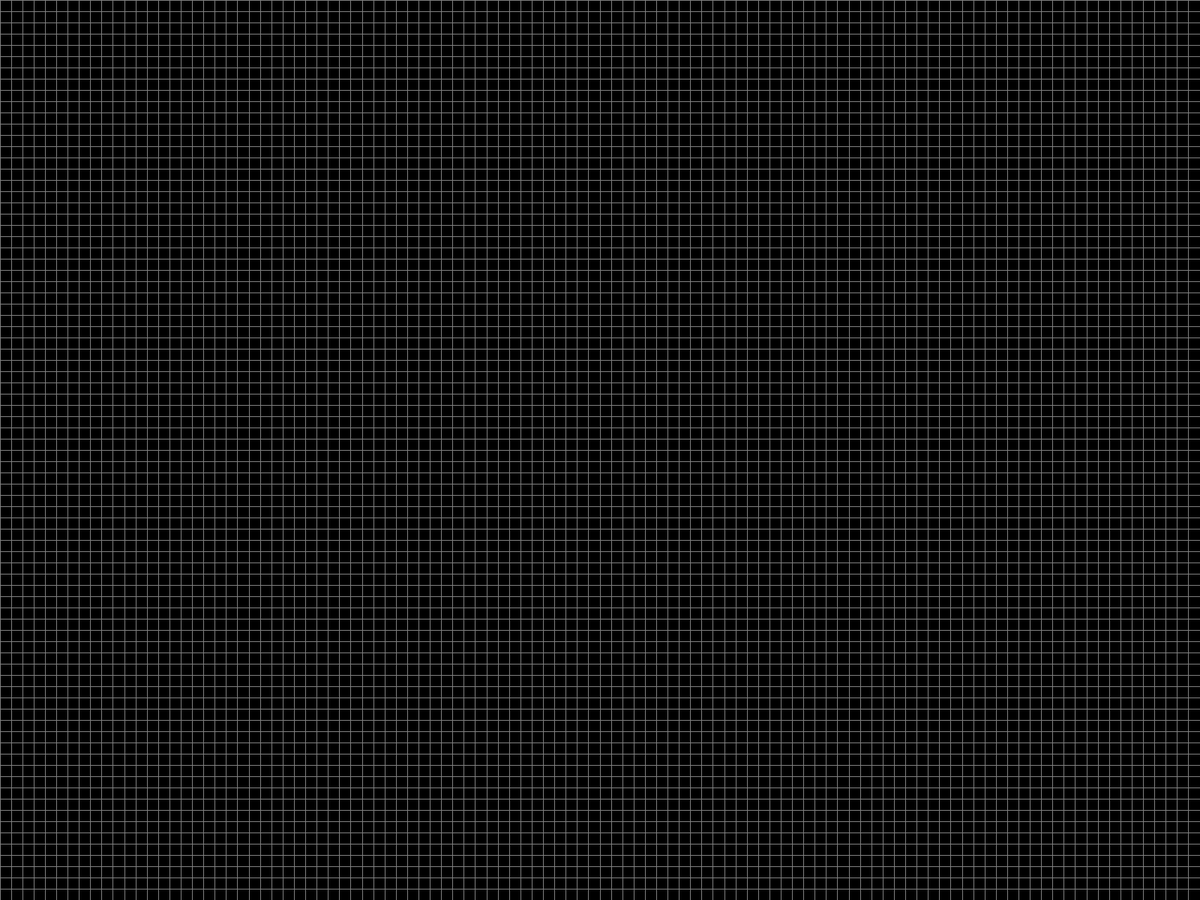
Frame 1 (no input)
Frame 60 (the mouse pressed at the canvas centre just before this capture): identical to frame 1, image omitted
Frame 120 (the mouse held since frame 60 and released just before this capture): identical to frame 1, image omitted

The Processing sketch that drew this single still picture (run headless with seeded random() and noise(); from frame 60 on, the mouse is pressed at the canvas centre):

// Processing sketch: GameOfLife
// ── GameOfLife.pde
boolean [][] cells;
PVector MM = new PVector(0, 0), size = new PVector(0, 0), current = new PVector(-1, -1), pos = new PVector(-1, -1); 
boolean playing = false;
int zoom = 15;
boolean clicked = false;
float lastT = millis(), speed = 60;

void setup(){
  //size(1500, 900);
  fullScreen();
  stroke(255/2);
  preDisplay();
  
}



void draw(){
  println("frame rate:  ", frameRate);
  println("speed:  ", speed);
  if(playing && millis() >= (lastT + (1000/speed))){
    compute();
    lastT = millis();
  }
  checkMouse();
  display();
  
  if(keyPressed){
    if(key == ' ' && !clicked){
      playing = !playing;
      clicked = true;
    }else if(key == 'm' || key == 'M'){
      randomise();
    }else if (key == 'c' || key == 'C'){
      for(int x = 0; x < size.x; x++){
        for(int y = 0; y < size.y; y++){
          cells[x][y] = false;
        }
      }
    }else if(keyCode == UP && speed < 256){
      speed += 0.1;
    }else if(keyCode == DOWN && speed > 1){
      speed -= 0.1;
    }
  }else{
    clicked = false;
  }
}

void compute(){
  boolean [][] newCells = new boolean[int(size.x)][int(size.y)];
  for(int x = 0; x < size.x; x ++){
    for(int y = 0; y < size.y; y ++){
      int nei = countN(x, y);
      if(nei == 3){
        newCells[x][y] = true;
      }else if(nei == 4 && cells[x][y]){
        newCells[x][y] = true;
      }else{
        newCells[x][y] = false;
      }
    }
  }
  cells = newCells;
}

int countN(int xpos, int ypos){
  int counter = 0;
  for(int x = -1; x <= 1; x ++){
    for(int y = -1; y <= 1; y++){
      if(xpos+x >= 0 && xpos+x < size.x && ypos+y >= 0 && ypos+y < size.y){
        if(cells[xpos + x][ypos + y]){
          counter ++;
        }
      }
    }
  }
  return counter;
}

void randomise(){
  for(int x = 0; x < size.x; x++){
    for(int y = 0; y < size.y; y ++){
      cells[x][y] = boolean(int(random(2)));
    }
  }
}

void checkMouse(){
  if(mouseButton == LEFT){
    if(mouseX >= 0 && mouseX < MM.x){
      //I know this is more inefficient however it is much more clear for me while developing
      if(mouseY >= 0 && mouseY < MM.y){
        pos.x = int((mouseX * size.x)/MM.x);
        pos.y = int((mouseY * size.y)/MM.y);
        if(current.x != pos.x || current.y != pos.y){
          cells[int(pos.x)][int(pos.y)] = !cells[int(pos.x)][int(pos.y)];
          current.x = pos.x;
          current.y = pos.y;
        }
      }
    }
  }else{
    current.x = -1;
    current.y = -1;
  }
  
}

void preDisplay(){
  MM.x = width;
  MM.y = height;
  
  size.x = int(MM.x/zoom);
  size.y = int(MM.y/zoom);
  
  cells= new boolean[int(size.x)][int(size.y)];
  
}

void display(){
  for (int x = 0; x < size.x; x++){
    for (int y= 0; y < size.y; y++){
      if(cells[x][y]){
        fill(255);
      }else{
        fill(0);
      }
      rect((MM.x*x)/size.x, (MM.y*y)/size.y, MM.x/size.x, MM.y/size.y);
    }
  }
}
